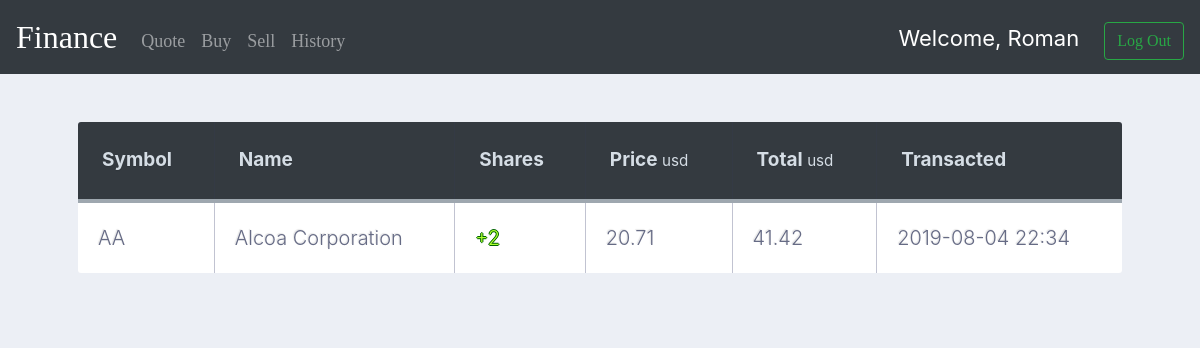
The app's page /history (signed in), older data.
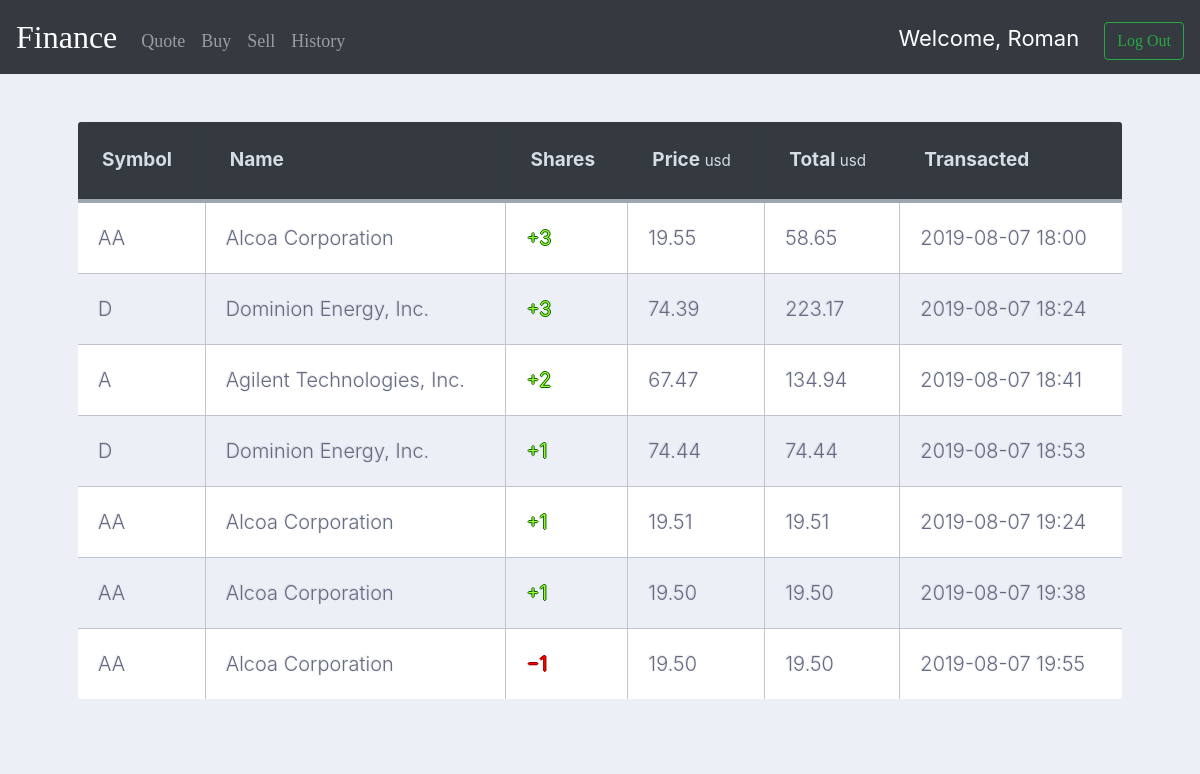
The same page, newer data.
### model.py (models this page shows, shortened)
class User(UserMixin, db.Model):
    id = db.Column(db.Integer, primary_key=True)
    username = db.Column(db.String(10), unique=True, nullable=False)
    password = db.Column(db.String(30), unique=True, nullable=False)
    cash = db.Column(db.Float)
    shares = db.relationship('Share', backref='owner')
    history = db.relationship('History', backref='owner')

class History(db.Model):
    id = db.Column(db.Integer, primary_key=True)
    symbol = db.Column(db.String(10), nullable=False)
    name = db.Column(db.String(10), nullable=False)
    number = db.Column(db.Integer, nullable=False)
    price = db.Column(db.Float, nullable=False)
    total = db.Column(db.Float, nullable=False)
    transacted = db.Column(db.String, nullable=False)
    status = db.Column(db.String, nullable=False)
    owner_id = db.Column(db.Integer, db.ForeignKey('user.id'))

### view.py (the view)
@app.route('/history', methods=['GET', 'POST'])
def history():
    user = User.query.filter_by(username=session['user_name']).first()
    return render_template('history.html', history=user.history)

### helper.py (called while the page is built)
def format_value_float(value):
    value = float(value)
    return f"{value:,.2f}"

### view.py (called while the page is built)
@login_manager.user_loader
def load_user(user_id):
    return User.query.get(int(user_id))

### templates/history.html (shortened to what this page needs)
{% extends 'base.html' %}
{% block main %}
    <div>
        <table style="width: 100%">
            <tr style="text-align:left">
                <th style="font-weight:bold">Symbol</th>
                <th style="font-weight:bold">Name</th>
                <th style="font-weight:bold">Shares</th>
                <th style="font-weight:bold">Price
                    <small>usd</small>
                </th>
                <th style="font-weight:bold">Total
                    <small>usd</small>
                </th>
                <th style="font-weight:bold">Transacted</th>
            </tr>
            {% for item in history %}
                <tr>
                    <td>{{ item.symbol }}</td>
                    <td>{{ item.name }}</td>
                    {% if item.status == 'bought' %}
                        <td id="color_buy">&plus;{{ item.number }}</td>
                    {% else %}
                        <td id="color_sell">&minus;{{ item.number }}</td>
                    {% endif %}
                    <td>{{ format_value_float(item.price) }}</td>
                    <td>{{ format_value_float(item.total) }}</td>
                    <td>{{ item.transacted }}</td>
                </tr>
            {% endfor %}
        </table>
    </div>
{% endblock %}

### templates/base.html (shortened to what this page needs)
<!DOCTYPE html>
<html lang="en">
<head>
	<link rel="stylesheet" type="text/css" href="/static/css/util.css">
	<link rel="stylesheet" type="text/css" href="/static/css/main.css">
    <link href="https://maxcdn.bootstrapcdn.com/bootstrap/4.1.3/css/bootstrap.min.css" rel="stylesheet">
    <link href="/static/styles.css" rel="stylesheet">
    <link href="/static/login.css" rel="stylesheet">
    <link rel="stylesheet" href="https://cdnjs.cloudflare.com/ajax/libs/font-awesome/4.7.0/css/font-awesome.css"/>
    <link rel="stylesheet" href="https://stackpath.bootstrapcdn.com/bootstrap/4.1.1/css/bootstrap.min.css"
/>
    <link rel="stylesheet" href="https://stackpath.bootstrapcdn.com/bootstrap/4.3.1/css/bootstrap.min.css"
>
</head>
<body>
<nav class="navbar navbar-expand-lg navbar-dark bg-dark">
    <a class="navbar-brand" href="{{ url_for('index') }}">Finance</a>
    <div class="collapse navbar-collapse" id="navbar">
        {% if session.user_name %}
            <ul class="navbar-nav mr-auto mt-2">
                <li class="nav-item"><a class="nav-link" href="/quote">Quote</a></li>
                <li class="nav-item"><a class="nav-link" href="/buy">Buy</a></li>
                <li class="nav-item"><a class="nav-link" href="/sell">Sell</a></li>
                <li class="nav-item"><a class="nav-link" href="/history">History</a></li>
            </ul>
            <ul class="navbar-nav ml-auto mt-2">
                <li class="welcome">Welcome, {{ session.user_name }}</li>
                <li class="nav-item"><a class="btn btn-outline-success my-2 my-sm-0" href="/logout">Log Out</a></li>
            </ul>
        {% else %}
            <ul class="navbar-nav ml-auto mt-2" id="fff">
                <li><a href="/register" role="button" class="btn btn-outline-success my-2 my-sm-0">Register</a></li>
                <li>-</li>
                <li><a href="/login" role="button" class="btn btn-outline-success my-2 my-sm-0">Log In</a></li>
            </ul>
        {% endif %}
    </div>
</nav>
<main class="container p-5">
    {% block main %}{% endblock %}
</main>
</body>
</html>

### static/css/main.css (style rules this page uses)
* { margin: 0px; padding: 0px; box-sizing: border-box; }
body, html { height: 100%; font-family: Ubuntu-Regular, sans-serif; }
a { font-family: Ubuntu-Regular; font-size: 14px; line-height: 1.7; color: #666666; margin: 0px; transition: all 0.4s; -webkit-transition: all 0.4s; -o-transition: all 0.4s; -moz-transition: all 0.4s; }
ul, li { margin: 0px; list-style-type: none; }

### static/styles.css (style rules this page uses)
nav .navbar-brand { font-size: xx-large; }
main { overflow-x: auto; text-align: center; }
.nav-link { font-size: 18px; }
#color_buy { color: greenyellow; text-shadow: darkgreen 1px 0 0px, darkgreen 0 1px 0px, darkgreen -1px 0 0px, darkgreen 0 -1px 0px; }
#color_sell { color: red; text-shadow: #8B0000 1px 0 0px, #8B0000 0 1px 0px, #8B0000 -1px 0 0px, #8B0000 0 -1px 0px; }

### static/login.css (style rules this page uses)
.container { position: relative; z-index: 1; max-width: 300px; margin: 0 auto; }
.container:before, .container:after { content: ""; display: block; clear: both; }
body { background: #ECEFF5; background: -webkit-linear-gradient(right, #ECEFF5, #ECEFF5); background: -moz-linear-gradient(right, #ECEFF5, #ECEFF5); background: -o-linear-gradient(right, #ECEFF5, #ECEFF5); background: linear-gradient(to left, #ECEFF5, #ECEFF5); font-family: "Roboto", sans-serif; -webkit-font-smoothing: antialiased; -moz-osx-font-smoothing: grayscale; }
.welcome { color: #ffffff; font-size: 22px; margin-right: 25px; }
th { color:#D5DDE5; background: #343A40; border-bottom:4px solid #9ea7af; border-right: 1px solid #343a45; font-size:19px; font-weight: 100; padding:24px; text-align:left; text-shadow: 0 1px 1px rgba(0, 0, 0, 0.1); vertical-align:middle; }
th:first-child { border-top-left-radius:3px; }
th:last-child { border-top-right-radius:3px; border-right:none; }
tr { border-top: 1px solid #C1C3D1; border-bottom-: 1px solid #C1C3D1; color:#666B85; font-size:16px; font-weight:normal; text-shadow: 0 1px 1px rgba(256, 256, 256, 0.1); }
tr:first-child { border-top:none; }
tr:last-child { border-bottom:none; }
tr:nth-child(odd) td { background:#ECEFF5; }
tr:last-child td:first-child { border-bottom-left-radius:3px; }
tr:last-child td:last-child { border-bottom-right-radius:3px; }
td { background:#FFFFFF; padding:20px; text-align:left; vertical-align:middle; font-weight:300; font-size:20px; text-shadow: -1px -1px 1px rgba(0, 0, 0, 0.1); border-right: 1px solid #C1C3D1; }
td:last-child { border-right: 1px; }

Row changes from the older to the newer data that the page shows:
changed History (number 1 of 7 on the later page): number "2" → "3"; price "20.71" → "19.55"; total "41.42" → "58.65"; transacted "2019-08-04 22:34" → "2019-08-07 18:00"
added History: symbol "D", name "Dominion Energy, Inc.", number "3", price "74.39", total "223.17", transacted "2019-08-07 18:24"
added History: symbol "A", name "Agilent Technologies, Inc.", number "2", price "67.47", total "134.94", transacted "2019-08-07 18:41"
added History: symbol "D", name "Dominion Energy, Inc.", number "1", price "74.44", total "74.44", transacted "2019-08-07 18:53"
added History: symbol "AA", name "Alcoa Corporation", number "1", price "19.51", total "19.51", transacted "2019-08-07 19:24"
added History: symbol "AA", name "Alcoa Corporation", number "1", price "19.50", total "19.50", transacted "2019-08-07 19:38"
added History: symbol "AA", name "Alcoa Corporation", number "1", price "19.50", total "19.50", transacted "2019-08-07 19:55"
